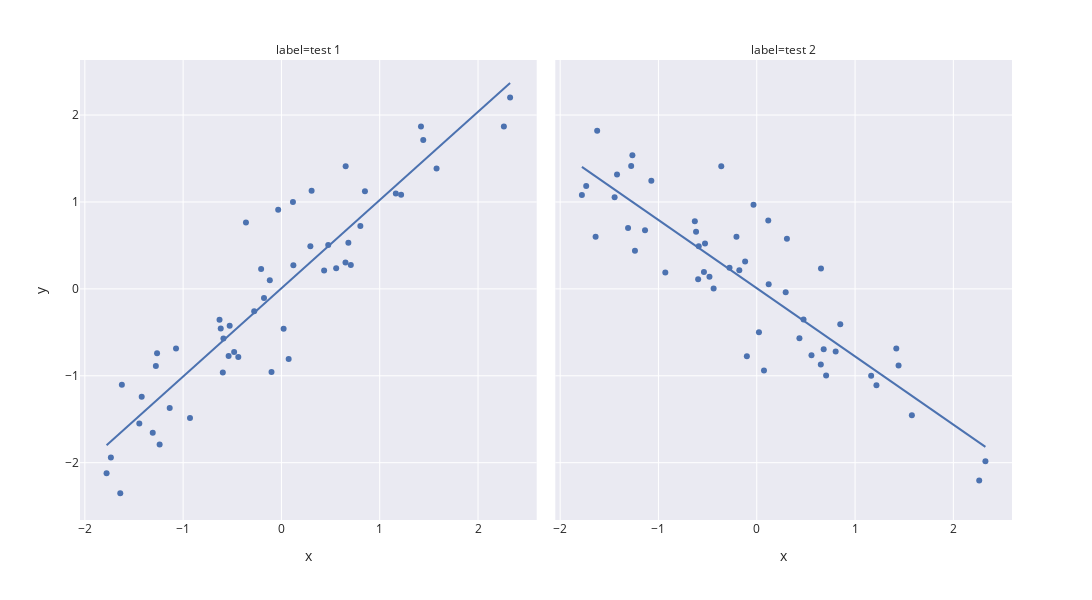

Notebook cell for this chart:
### Markdown cell above
Since the relationship can be more easily seen since the correlation is stronger than in the previous two graphs, it can also be easily inferred that one of the variables here has a strong dependent relationship with the other variable. Another noticeable detail to notice here is that the r-value is closer to 1 this time, proving that the variables have a strong correlation with each other.

### Code cell
corr_examples(.9, line = True)
